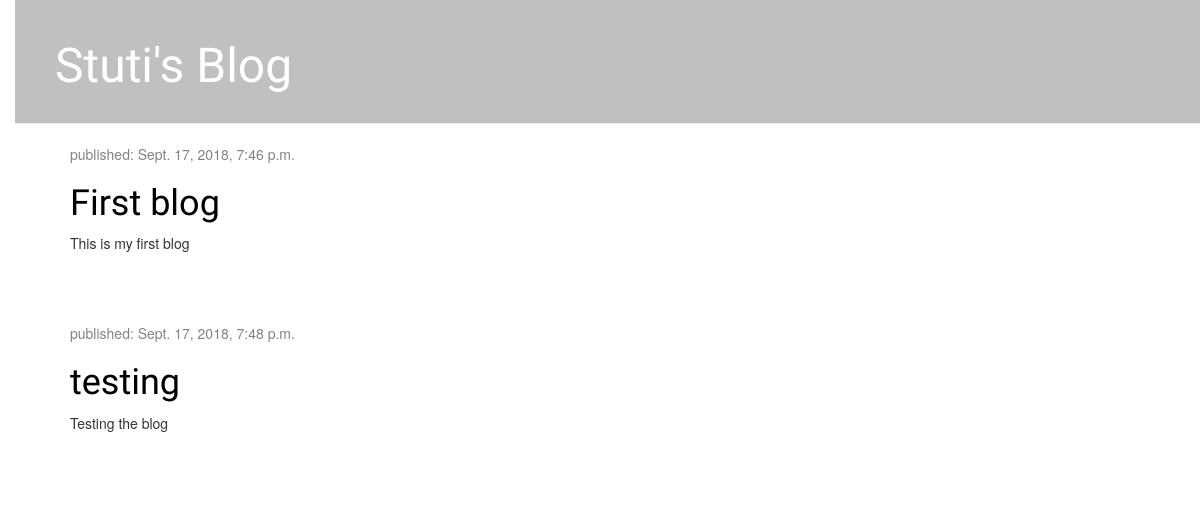
/, run on an earlier commit of the app's database.
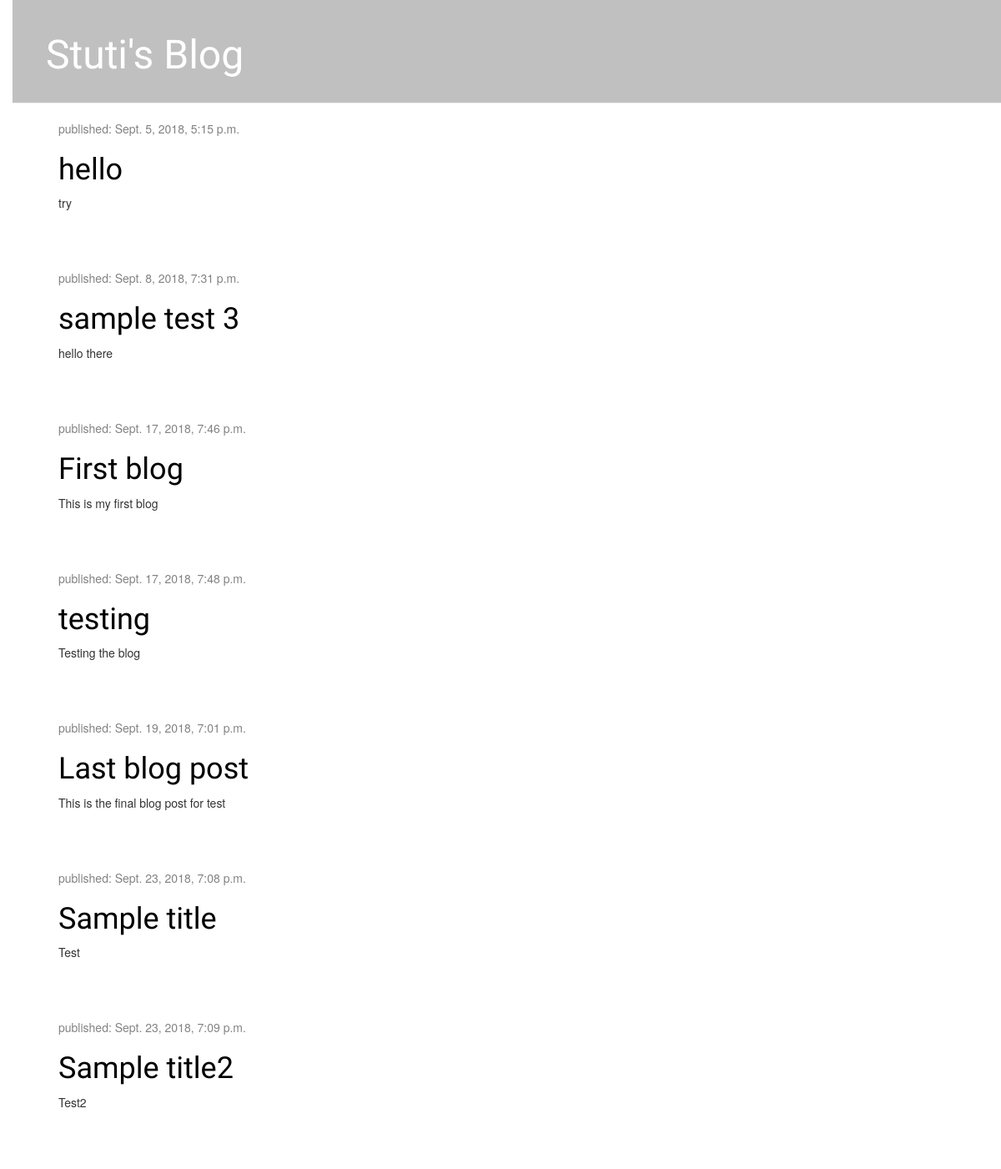
And on a later commit of the database.
### blog/models.py (models this page shows, shortened)
class Post(models.Model):
    STATUS_CHOICES = (
        ('draft', 'Draft'),
        ('published', 'Published'),
    )
    title = models.CharField(max_length=250)
    slug = models.SlugField(max_length=250,
                            unique_for_date='publish')
    author = models.ForeignKey(User,
                               on_delete=models.CASCADE,
                               related_name='blog_posts')
    body = models.TextField()
    publish = models.DateTimeField(default=timezone.now)
    created = models.DateTimeField(auto_now_add=True)
    updated = models.DateTimeField(auto_now=True)
    status = models.CharField(max_length=10,
                              choices=STATUS_CHOICES,
                              default='draft')
    objects = models.Manager()  # The default manager.
    published = PublishedManager()  # Our custom manager.
    class Meta:
        ordering = ('-publish',)

### blog/views.py (the view)
# urls.py: path('', views.post_list, name='post_list'),
def post_list(request):
    posts = Post.objects.filter(publish__lte=timezone.now()).order_by('publish')
    return render(request, 'blog/post_list.html', {'posts': posts})

### blog/templates/blog/post_list.html (shortened to what this page needs)
{% extends 'blog/base.html' %}
{% block content %}
    {% for post in posts %}
             <div class="post">
                <div class="date">
                <p>published: {{ post.publish }}</p></div>
                 <h1><a href="{% url 'post_detail' pk=post.pk %}">{{ post.title }}</a></h1>
                 <p> {{ post.body }}</p>
             </div>
    {% endfor %}
{% endblock %}

### blog/templates/blog/base.html (shortened to what this page needs)
{% load static %}
<html lang="en">
<head>
    <link rel="stylesheet" href="//maxcdn.bootstrapcdn.com/bootstrap/3.2.0/css/bootstrap.min.css">
        <link rel="stylesheet" href="//maxcdn.bootstrapcdn.com/bootstrap/3.2.0/css/bootstrap-theme.min.css">
    <link rel="stylesheet" href="{% static 'css/blog.css' %}">
</head>
<body>
    <div class="page-header">
        <h1><a href="/">Stuti's Blog</a></h1>
    </div>
    <div class="content container">
        <div class="row">
            <div class="col-md-8">
            {% block content %}
            {% endblock %}
            </div>
        </div>
    </div>
    </body>
</html>

### blog/static/css/blog.css (style rules this page uses)
h1 a { color: lightseagreen; font-family: 'Lobster'; }
body { padding-left: 15px; }
.page-header { background-color: silver; margin-top: 0; padding: 20px 20px 20px 40px; }
.page-header h1, .page-header h1 a, .page-header h1 a:visited, .page-header h1 a:active { color: #ffffff; font-size: 36pt; text-decoration: none; }
.content { margin-left: 40px; }
h1, h2, h3, h4 { font-family: 'Lobster', cursive; }
.date { color: #828282; }
.post { margin-bottom: 70px; }
.post h1 a, .post h1 a:visited { color: #000000; }

What changed in the data, as far as the page shows it:
added Post: publish "Sept. 5, 2018, 5:15 p.m.", title "hello", body "try"
added Post: publish "Sept. 8, 2018, 7:31 p.m.", title "sample test 3", body "hello there"
added Post: publish "Sept. 19, 2018, 7:01 p.m.", title "Last blog post", body "This is the final blog post for test"
added Post: publish "Sept. 23, 2018, 7:08 p.m.", title "Sample title", body "Test"
added Post: publish "Sept. 23, 2018, 7:09 p.m.", title "Sample title2", body "Test2"
